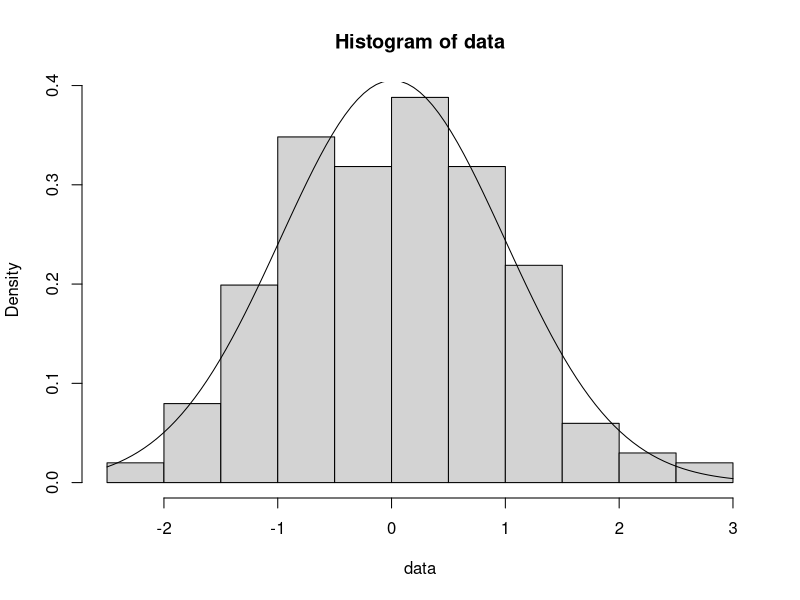

Write the R code that produced this figure. (Note: this script raises an error after producing the figure.)
## ---- chunk 1
knitr::opts_chunk$set(echo = TRUE)
## ---- chunk 2
library(stats4)
library(base)
library(dplyr)
library(tidyverse)
## ---- chunk 3
set.seed(3)
sampledis=c(201,0,1)

generate_data <- function(parameter){ 
  # Hard coded standard normal distribution
  rnorm(parameter[1],mean=parameter[2],sd=parameter[3]) 
}


estimation.mle <- function(data) {
  nmean=mean(data)
  nsd=sd(data)
  nLL <- function(mean, sd){
  fs <- dnorm(
        x = data
      , mean 
      , sd 
      , log = TRUE
    ) 
  -sum(fs)
}
fit <- mle(
    minuslogl =nLL
  , start = list(mean = nmean, sd = nsd))
  mle.mean=coef(fit)[1]
  mle.sd=coef(fit)[2]
  return(c(length(data),mle.mean,mle.sd))
}
data = sampledis %>% generate_data
mean=mean(data)
sd=sd(data)
estimatedMLE<- data%>%  estimation.mle()
estimatedMLE
hist(data,freq = FALSE)
curve(dnorm(x,mean=mean,sd=sd),add=TRUE)

## ---- chunk 4
boot_ci <- function(parameter1){
  # Hard coded number of draws
  R <- 5000
  
  sampdist <- rep(NA, R)
  for(i in 1:R){
    
    sampdist[i] <- parameter1 %>% generate_data %>% median
  }
  # Hard coded symmetric density interval
  quantile(sampdist, c(0.025, 0.975))
}
capture_median <- function(ci){
  # Hard coded 0 as parameter of interest
  1*(ci[1] < 0 & 0 < ci[2])
}
quantile <- estimatedMLE%>%  boot_ci 
quantile
quantile%>% capture_median
## ---- chunk 5

knitr::include_graphics('1.png')
## ---- chunk 6
M <- 1000 # Make small, we are still testing the code
captures <- rep(NA, M)
for(i in 1:M){
  captures[i] <- 
    sampledis %>% generate_data %>% estimation.mle%>%  boot_ci %>% capture_median
}
capture_prob <- mean(captures)
capture_prob
